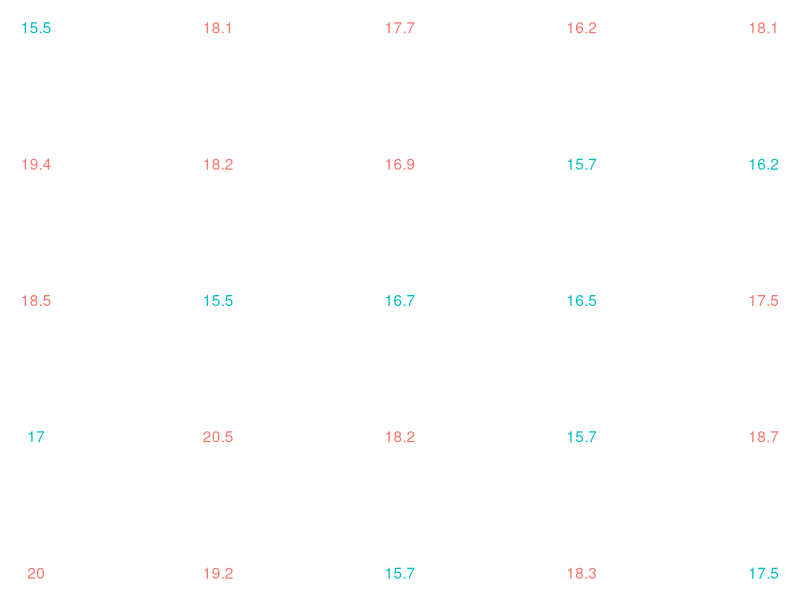
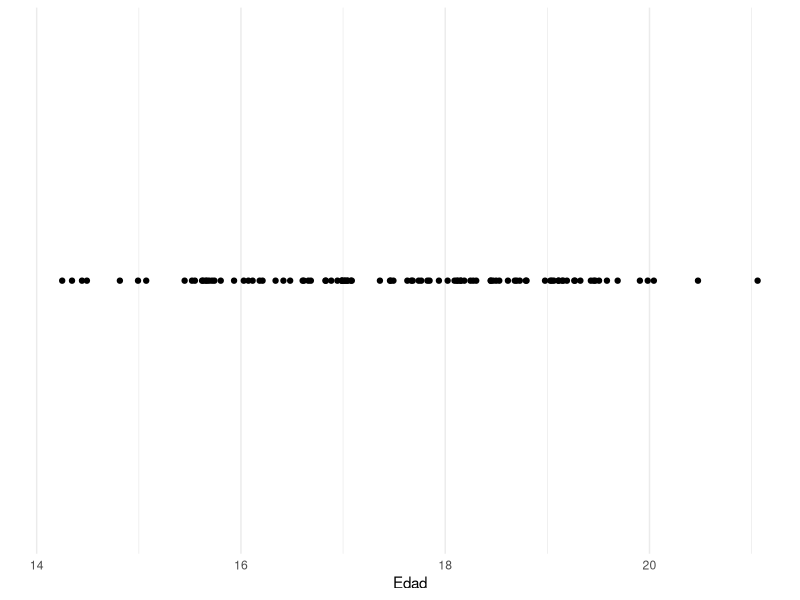
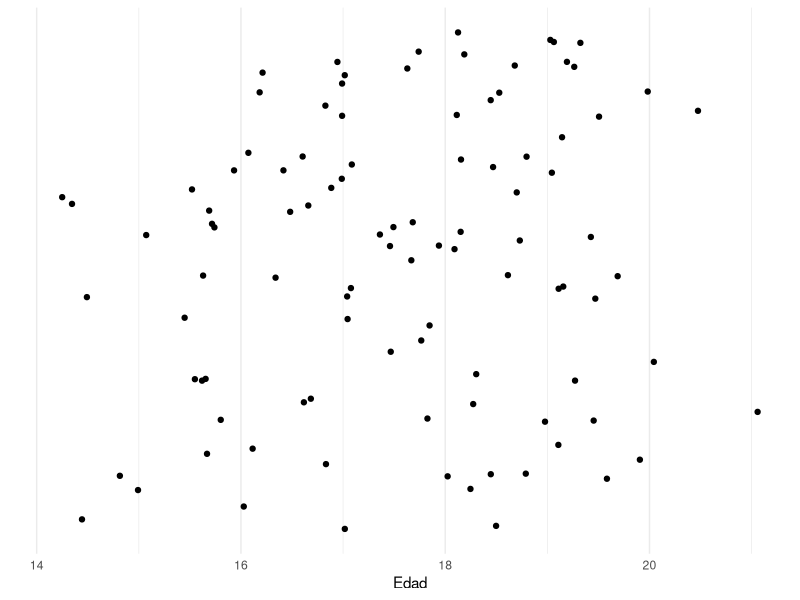
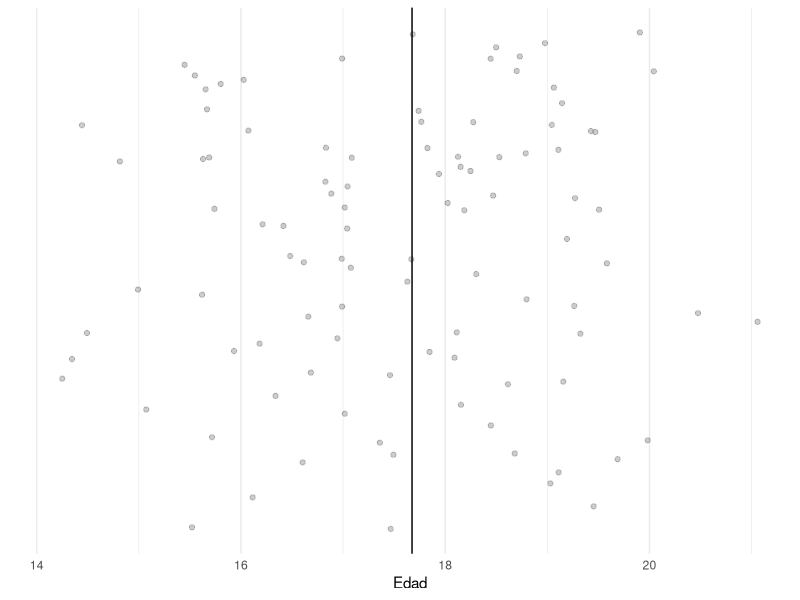
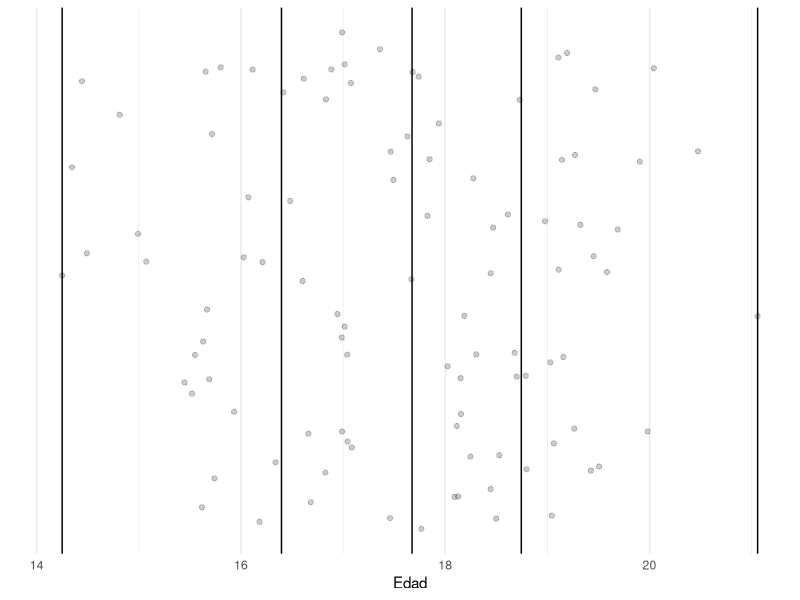
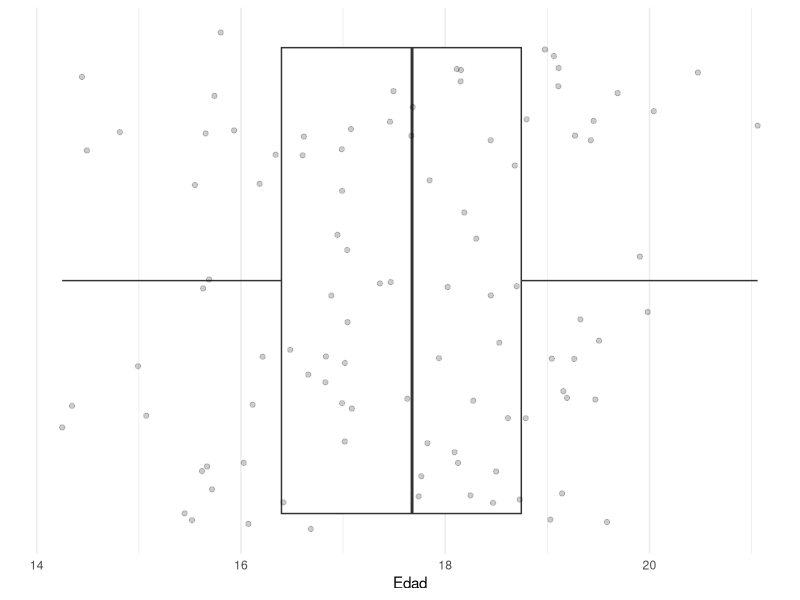
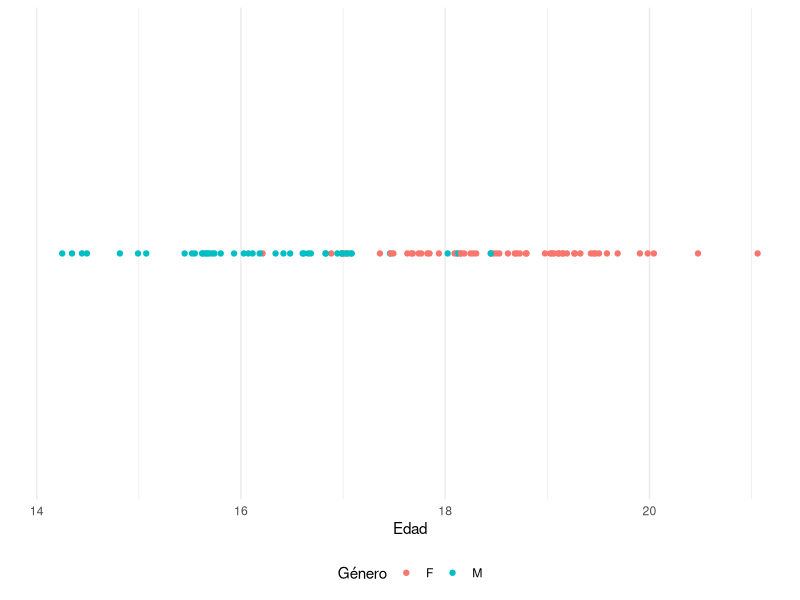
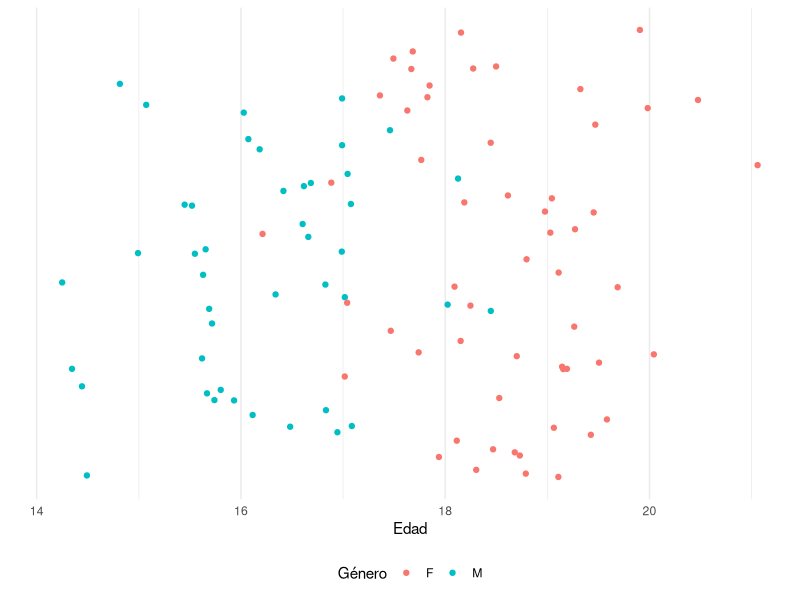

These figures' R source, in order:
## ---- chunk 1
## antecedentes

library("ggplot2")
library("dplyr")
library("knitr")

opts_chunk$set(echo=FALSE, message=FALSE, results='markup', warning=FALSE, fig.show = "asis", fig.height = 3, fig.width = 8)


theme_set(theme_minimal())


## ---- chunk 2
tibble(
  genero = sample(c("M", "F"), 100, replace = TRUE),
  edad = rnorm(100, 0, 1) + if_else(genero == "M", 16.5, 18.5)
) -> tb_data_inventada

tb_data_inventada %>% head(25) %>% 
  mutate(edad = round(edad, 1), X = rep(1:5, each = 5), Y = rep(1:5, 5)) %>% 
  ggplot +
  aes(label = edad, colour = genero, x = X, y = Y) +
  geom_text() +
  scale_color_discrete(guide = NULL) +
  theme_void()

## ---- chunk 3

tb_data_inventada %>% 
  ggplot() +
  aes(x = edad, y = 1) +
  geom_point() +
  scale_y_continuous(breaks = NULL, name = "") +
  scale_x_continuous(name = "Edad") +
  theme_minimal()



## ---- chunk 4

tb_data_inventada %>% 
  ggplot() +
  aes(x = edad, y = 1) +
  geom_jitter() +
  scale_y_continuous(breaks = NULL, name = "") +
  scale_x_continuous(name = "Edad") +
  theme_minimal()



## ---- chunk 5

tb_data_inventada %>% 
  ggplot() +
  aes(x = edad, y = 1) +
  geom_vline(aes(xintercept = median(edad))) +
  geom_jitter(alpha = 0.2) +
  scale_y_continuous(breaks = NULL, name = "") +
  scale_x_continuous(name = "Edad") +
  theme_minimal()



## ---- chunk 6
tb_data_inventada %>% pull(edad) %>% quantile() -> q_edad

tb_data_inventada %>% 
  ggplot() +
  aes(x = edad, y = 1) +
  geom_vline(xintercept = q_edad) +
  geom_jitter(alpha = 0.2) +
  scale_y_continuous(breaks = NULL, name = "") +
  scale_x_continuous(name = "Edad") +
  theme_minimal()

## ---- chunk 7

tb_data_inventada %>% 
  ggplot() +
  aes(x = edad, y = 1) +
  geom_boxplot() +
  geom_jitter(alpha = 0.2) +
  scale_y_continuous(breaks = NULL, name = "") +
  scale_x_continuous(name = "Edad") +
  theme_minimal()



## ---- chunk 8

tb_data_inventada %>% 
  ggplot() +
  aes(x = edad, y = 1, colour = genero) +
  geom_point() +
  scale_y_continuous(breaks = NULL, name = "") +
  scale_x_continuous(name = "Edad") +
  scale_color_discrete(name = "Género") +
  theme_minimal() +
  theme(legend.position = "bottom")



## ---- chunk 9

tb_data_inventada %>% 
  ggplot() +
  aes(x = edad, y = 1, colour = genero) +
  geom_jitter() +
  scale_y_continuous(breaks = NULL, name = "") +
  scale_x_continuous(name = "Edad") +
  scale_color_discrete(name = "Género") +
  theme_minimal() +
  theme(legend.position = "bottom")



## ---- chunk 10

tb_data_inventada %>% 
  ggplot() +
  aes(x = edad, y = genero, colour = genero) +
  geom_jitter() +
  scale_y_discrete(name = "Género") +
  scale_x_continuous(name = "Edad") +
  scale_color_discrete(guide = NULL) +
  theme(legend.position = "bottom")



## ---- chunk 11

tb_data_inventada %>% 
  ggplot() +
  aes(x = edad, y = genero, colour = genero, fill = genero) +
  geom_boxplot(alpha = 0.2) +
  geom_jitter(alpha = 0.2) +
  scale_y_discrete(name = "Género") +
  scale_x_continuous(name = "Edad") +
  scale_color_discrete(guide = NULL) +
  scale_fill_discrete(guide = NULL) +
  theme(legend.position = "bottom")



